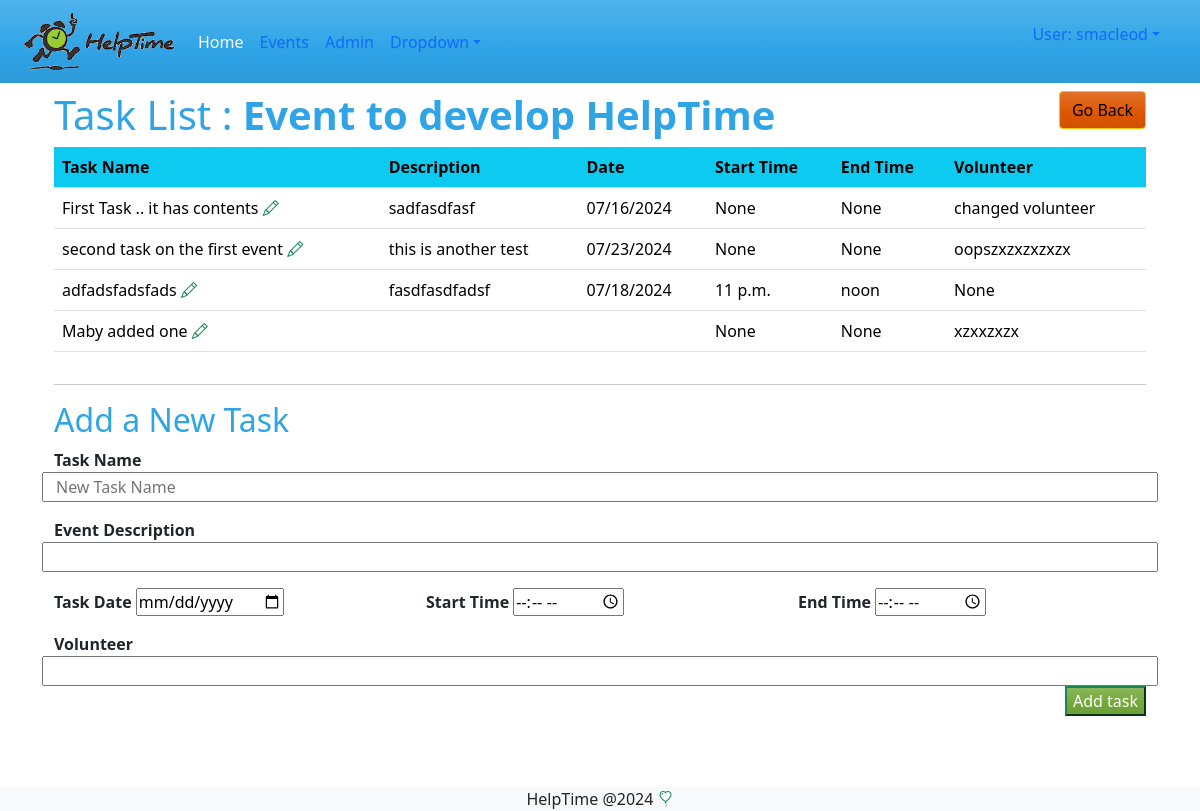
Page /events/tasklist/1 (signed in) on the earlier database version.
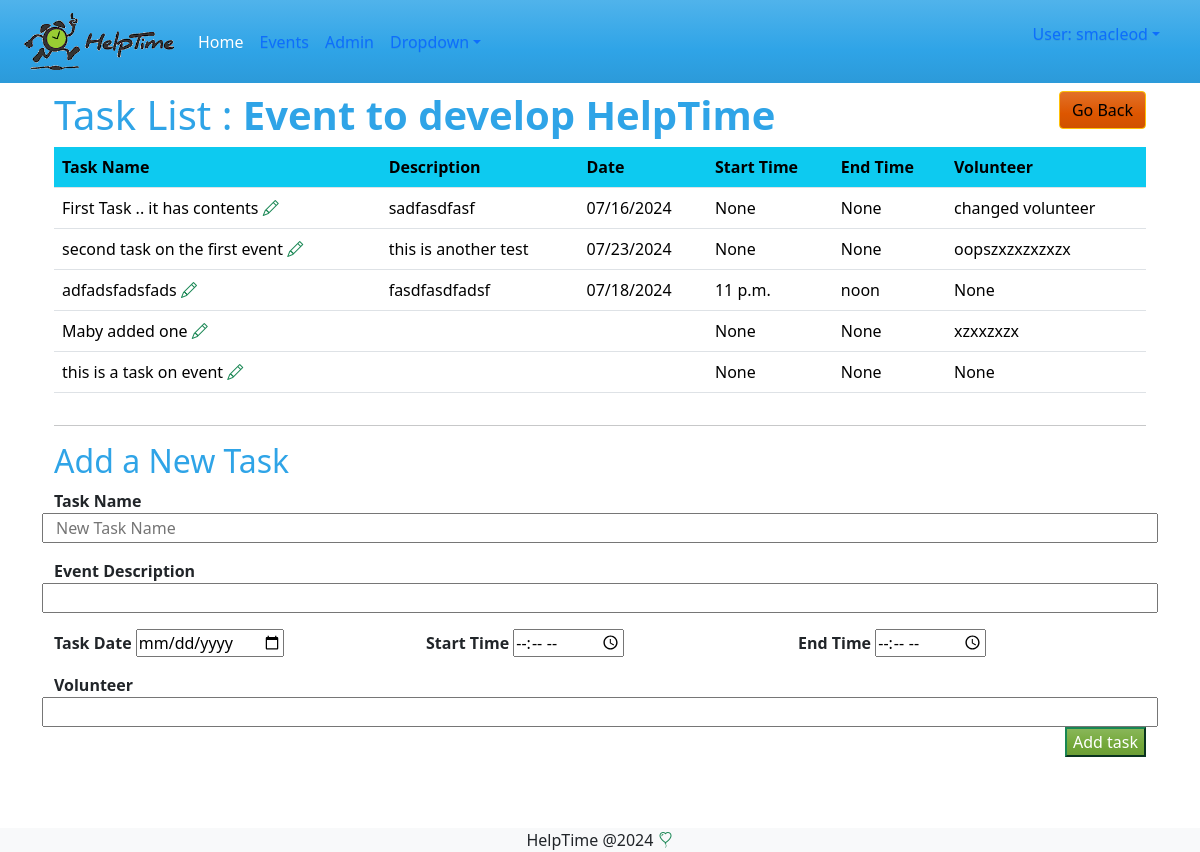
Same page on the later database version.
### events/models.py (models this page shows, shortened)
class Task(models.Model):
    task = models.CharField(max_length=200, verbose_name='Task Name' )
    description = models.CharField(max_length=200, verbose_name='Event Description', blank=True)
    task_date = models.DateField(verbose_name='Task Date', null=True, blank=True)
    start_time = models.TimeField(verbose_name='Start Time',null=True ,blank=True)
    end_time = models.TimeField(verbose_name='End Time ', null=True,blank=True )
    volunteer =models.CharField(max_length=100, verbose_name='Volunteer',  null=True, blank=True)
    event = models.ForeignKey(Event, on_delete=models.SET_NULL,  null=True, blank=True, related_name='tasks')

### events/views.py (the view, shortened to what this page needs)
# urls.py: path("tasklist/<int:pk>", views.tasklist, name="tasklist"),
@login_required  #forces a login
def tasklist(request, pk):
    tasks = Task.objects.filter(event_id=pk)
    events = Event.objects.filter(id=pk)
    event_id = pk
    form = TaskForm()
    return render(request, 'events/tasklist.html', { 'tasks': tasks , 'events' : events, 'form':form})

### events/forms.py
class TaskForm(forms.ModelForm):
    class Meta:
        model = Task
        fields= '__all__'
        widgets = {
            'task' :  forms.TextInput(
                attrs={'placeholder': 'New Task Name'}),
            'task_date' : DateInput(),
            'start_time' : TimeInput(),
            'end_time' : TimeInput(),
        }

### events/templates/events/tasklist.html (shortened to what this page needs)
{% extends 'master.html' %}
{% block content %}
<div class="row">
    <div class="col-md-10">
        <h1> Task List :{% with event=events|first %}
            <strong>{{ event.name}}</strong>
        </h1>
    </div>
    <div class="col-md-2">
        <a href="{{request.META.HTTP_REFERER}}" class='btn btn-warning float-end'>Go Back</a>
    </div>
</div>
 {% endwith %}
 <form method="POST" class="">
    <div class="table-responsive">
        <table class="table">
            <tr class="bg-info">
                <th>Task Name</th>
                <th>Description</th>
                <th>Date</th>
                <th>Start Time</th>
                <th>End Time</th>
                <th>Volunteer</th>
            </tr>
            {% for task in tasks %}
            <tr>
                <td>{{ task.task }}
                    <a href="{% url 'events:taskupdate' task.id %}" class="text-success"><i class="bi bi-pencil"></i></a>
                </td>
                <td>{{ task.description }} </td>
                <td>{{ task.task_date | date:"m/d/Y"}} </td>
                <td>{{ task.start_time }} </td>
                <td>{{ task.end_time }}</td>
                <td>{{ task.volunteer }}</td>
            </tr>
            {% endfor %} <div class="mt-3 float-end">
        </table>
    </div>
</form>
<hr>
<h2>Add a New Task</h2>
<div class="row">
    <form action="" method="post">
        <fieldset>
            <div class="row">
                <strong>{{form.task.label}}</strong>
                {{ form.task }}
            </div>
            <div class="row mt-3">
                <strong>{{form.description.label}}</strong>
                {{ form.description }}
            </div>
            <div class="row mt-3">
                <div class="col-md-4">
                    <strong>{{form.task_date.label}}</strong>
                    {{ form.task_date}}
                </div>
                <div class="col-md-4">
                    <strong>{{form.start_time.label}}</strong>
                    {{ form.start_time}}
                </div>
                <div class="col-md-4">
                    <strong>{{form.end_time.label}}</strong>
                    {{ form.end_time}}
                </div>
            </div>
            <div class="row mt-3">
                <strong>{{form.volunteer.label}}</strong>
                {{ form.volunteer }}
            </div>
        </fieldset>
        <div class="float-end">
            <input type="submit" value="Add task" class="btn-success" />
        </div>
    </form>
</div>
<pre>
</pre>
{% endblock %}

Differences in the rows shown:
added Task: task "this is a task on event", start_time "None", end_time "None", volunteer "None"
